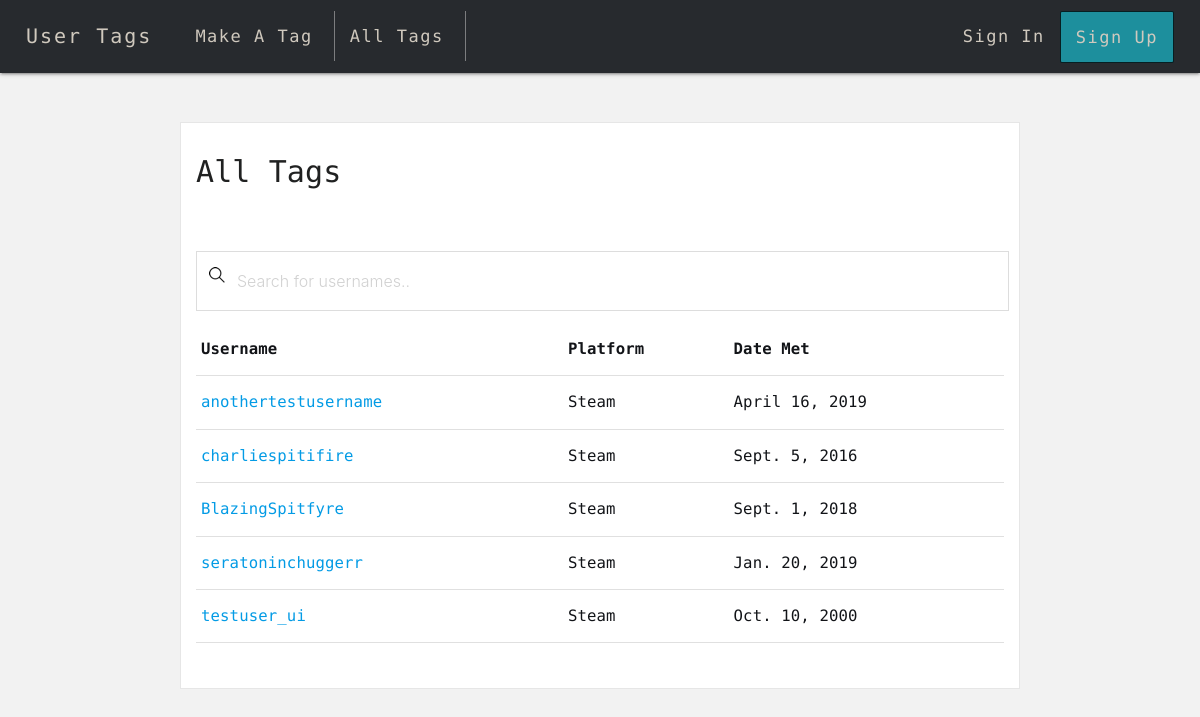
Screenshot of /alltags/ with the database file from the repository.
### droptag/models.py (models this page shows, shortened)
class tag(models.Model):
    user = models.ForeignKey(User,
                        default = 1,
                        on_delete = models.CASCADE
                        )
    platform = models.CharField(
        default='STM',
        max_length=32,
        choices=PLATFORM_CHOICES)
    username = models.CharField(max_length=50)
    id_link = models.CharField(max_length=200, blank=True)
    time_met = models.DateField()
    note = models.TextField(blank=True)
    date_filled = models.DateTimeField(auto_now_add=True)

### droptag/views.py (the view)
# urls.py: path('alltags/', AllTags.as_view(), name='alltags'),
class AllTags(ListView):
    model = tag
    template_name = 'alltags.html'
    queryset = tag.objects.order_by('-date_filled')

### droptag/templates/alltags.html (shortened to what this page needs)
{% extends 'base.html' %}
{% block content %} {% load static %}
{% block css %}
<head>
  <link rel="stylesheet" href="https://cdnjs.cloudflare.com/ajax/libs/materialize/1.0.0-rc.1/css/materialize.min.css" />
  <link rel="stylesheet" href="{% static 'style.css' %}" />
</head>
{% endblock css %}
<h1>All Tags</h1>
<br /><br/>
<input type="text" id="myInput" onkeyup="myFunction()" placeholder="Search for usernames..">
<table class="highlight" >
  <thead>
    <tr>
      <th>Username</th>
      <th>Platform</th>
      <th>Date Met</th>
    </tr>
  </thead>
  <tbody>
    {% for tag in object_list %}
    <tr>
      <td data-title="Username">
        <a href="{% url 'tag_display' tag.pk %}">{{ tag.username }}</a>
      </td>
      <td data-title="Platform">
        {{ tag.get_platform_display }}
      </td>
      <td data-title="Link">{{ tag.time_met }}</td>
    </tr>
    {% endfor %}
  </tbody>
</table>
<br />
<br />
{% endblock %}

### droptag/static/style.css (style rules this page uses)
*, *:after, *:before { -webkit-box-sizing: border-box; -moz-box-sizing: border-box; box-sizing: border-box; }
html, body { position: relative; min-height: 100%; height: 100%; }
html { position: relative; overflow-x: hidden; padding: 0; min-height: 100%; font-size: 70%; }
body { padding-top: 100px; font-family: 'Encode Sans', 'Roboto', 'Helvetica Neue, Helvetica, Arial', sans-serif; font-style: normal; font-weight: 300; font-size: 1.4rem; line-height: 2rem; letter-spacing: 0.01rem; color: #121418; background: #F2F2F2; -webkit-font-smoothing: antialiased; -moz-osx-font-smoothing: grayscale; text-rendering: optimizeLegibility; }
h1 { color: #202121; font-size: 30px !important; }
#myInput { background-image: url('icons/search.png'); background-position: 12px 15px; background-repeat: no-repeat; width: 93%; font-size: 16px; padding: 12px 20px 12px 40px; border: 1px solid #ddd; margin-bottom: 12px; }

### rows the page displays
tag: username "anothertestusername", platform "Steam", time_met "April 16, 2019"
tag: username "charliespitifire", platform "Steam", time_met "Sept. 5, 2016"
tag: username "BlazingSpitfyre", platform "Steam", time_met "Sept. 1, 2018"
tag: username "seratoninchuggerr", platform "Steam", time_met "Jan. 20, 2019"
tag: username "testuser_ui", platform "Steam", time_met "Oct. 10, 2000"
